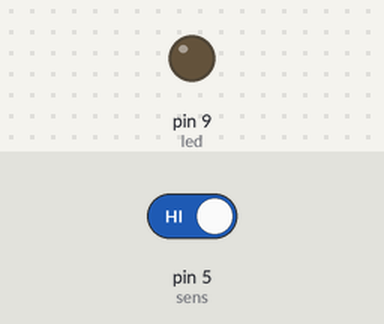
The sketch below on a simulated Arduino Uno, built with avr-gcc and run on an emulated ATmega328P. On the bench: output pins drawn as LEDs (lit = HIGH). The inputs (shaded band) are chosen by the test bench; at power-on: pin 5 (sens) HIGH.

Above: at 1.2 s.
1.3 s: pin 5 (sens) driven LOW
At 2.0 s:
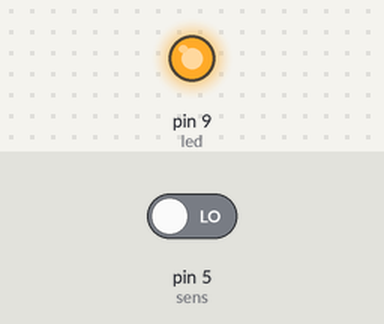
2.8 s: pin 5 (sens) driven HIGH
At 3.1 s:
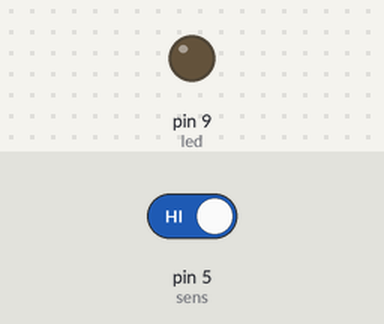
Timing chart, 0 to 5.8 s (numbered marks = the images above; inputs shaded):
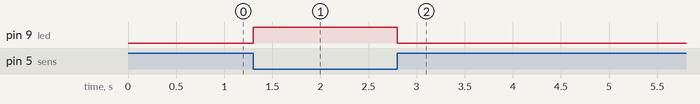

The sketch:

magnetSensor.ino
```cpp
//using magnetic sensor to light up a led

int sens=5;
int led=9;
int out;
void setup() {
  pinMode(led,OUTPUT);
  pinMode(sens,INPUT);
}

void loop() {

  out=digitalRead(sens);
  if(out==LOW){
    digitalWrite(led,HIGH);
  }
   if(out==HIGH){
    digitalWrite(led,LOW);
  }


}
```

Measured:
- after the input at 1.3 s, pin 9 (led): LOW → HIGH at once
- after the input at 2.8 s, pin 9 (led): HIGH → LOW at once
